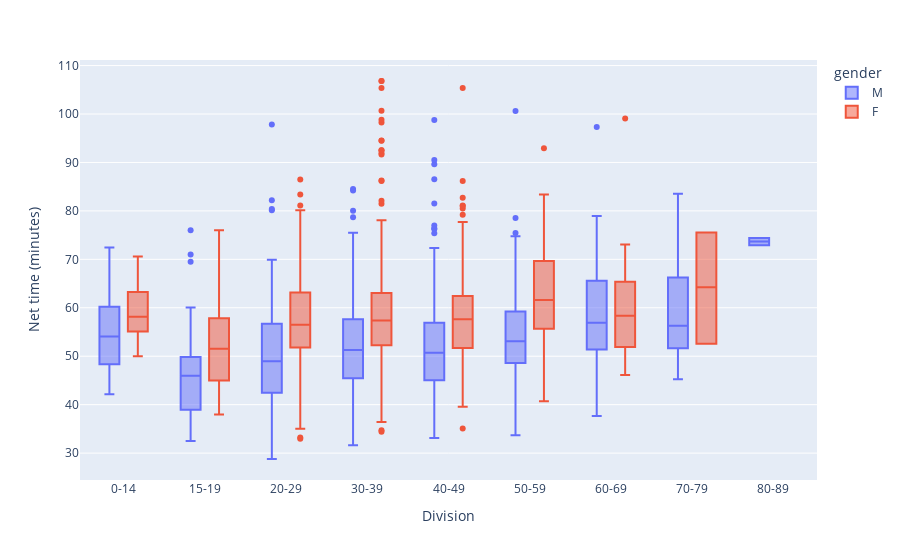

Notebook code cell kept with this figure:
### Code cell
fig = px.box(df, x="div", y="net_s", color="gender")
fig.update_traces(quartilemethod="exclusive") # or "inclusive", or "linear" by default
fig.update_xaxes(categoryorder='array', categoryarray= ['0-14','15-19','20-29','30-39','40-49','50-59','60-69','70-79','80-89'])
fig.update_xaxes(title="Division")
fig.update_yaxes(title="Net time (minutes)")
fig.show()

### Figure 1 — Plotly figure (JSON) as saved in the notebook; plotly's stock layout.template omitted (floating-point values rounded to 4 significant figures; data arrays with more than 128 entries replaced by an {"elided": "..."} marker saying what was removed)
{"data": [{"alignmentgroup": "True", "hovertemplate": "gender=M<br>div=%{x}<br>net_s=%{y}<extra></extra>", "legendgroup": "M", "marker": {"color": "#636efa"}, "name": "M", "notched": false, "offsetgroup": "M", "orientation": "v", "quartilemethod": "exclusive", "showlegend": true, "type": "box", "x": {"elided": "1263 str values"}, "x0": " ", "xaxis": "x", "y": {"elided": "1263 float values"}, "y0": " ", "yaxis": "y"}, {"alignmentgroup": "True", "hovertemplate": "gender=F<br>div=%{x}<br>net_s=%{y}<extra></extra>", "legendgroup": "F", "marker": {"color": "#EF553B"}, "name": "F", "notched": false, "offsetgroup": "F", "orientation": "v", "quartilemethod": "exclusive", "showlegend": true, "type": "box", "x": {"elided": "1103 str values"}, "x0": " ", "xaxis": "x", "y": {"elided": "1103 float values"}, "y0": " ", "yaxis": "y"}], "layout": {"boxmode": "group", "legend": {"title": {"text": "gender"}, "tracegroupgap": 0}, "margin": {"t": 60}, "xaxis": {"anchor": "y", "categoryarray": ["0-14", "15-19", "20-29", "30-39", "40-49", "50-59", "60-69", "70-79", "80-89"], "categoryorder": "array", "domain": [0, 1], "title": {"text": "Division"}}, "yaxis": {"anchor": "x", "domain": [0, 1], "title": {"text": "Net time (minutes)"}}}}
